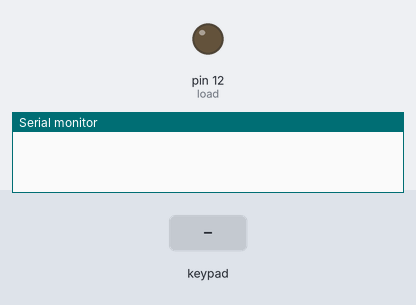
The sketch below on a simulated Arduino Uno, built with avr-gcc and run on an emulated ATmega328P. On the bench: output pins drawn as LEDs (lit = HIGH), the last lines printed to the serial monitor. Dashed ring = blinking. The test bench sets the inputs (shaded band).

Above: at 1.2 s.
1.3 s: key '1' pressed
At 3.8 s:
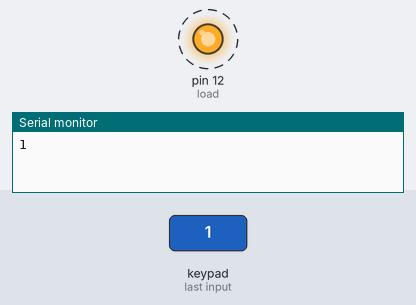
Timing chart, 0 to 10.3 s (numbered marks = the images above; inputs shaded):
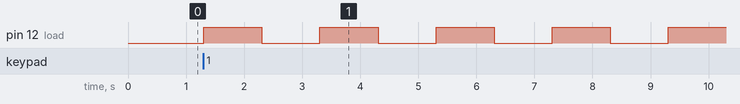

The sketch:

downCounter.ino
```cpp
//By Emmanuel Rono
//Linkedin Emmanuel Rono
#include <Keypad.h>
int X;
int load=12;
int count;
const byte ROWS = 4;
const byte COLS = 4;

char hexaKeys[ROWS][COLS] = {
  {'1', '2', '3', 'A'},
  {'4', '5', '6', 'B'},
  {'7', '8', '9', 'C'},
  {'*', '0', '#', 'D'}
};

byte rowPins[ROWS] = {9, 8, 7, 6};
byte colPins[COLS] = {5, 4, 3, 2};

Keypad customKeypad = Keypad(makeKeymap(hexaKeys), rowPins, colPins, ROWS, COLS);

void setup(){

  Serial.begin(115200);
  pinMode(load,OUTPUT);
}

void loop(){
  char customKey = customKeypad.getKey();

  if (customKey){
    X=customKey;
    //Serial.println(customKey);
    if(customKey==49){X=1;} if(customKey==50){X=2;}if(customKey==57){X=9;}if(customKey==51){X=3;}
    if(customKey==52){X=4;}if(customKey==53){X=5;}if(customKey==54){X=6;}if(customKey==55){X=7;}if(customKey==56){X=8;}
    //Serial.println(X);

  for ( count=1; count<=X; count--)
  {
    digitalWrite(load,HIGH);
    delay(1000);
    digitalWrite(load,LOW);
    Serial.println(count);
    delay(1000);

  }
}

  }
```

Measured:
- after the input at 1.3 s, pin 12 (load): alternates HIGH for 1.0 s and LOW for 1.0 s, starting at once
